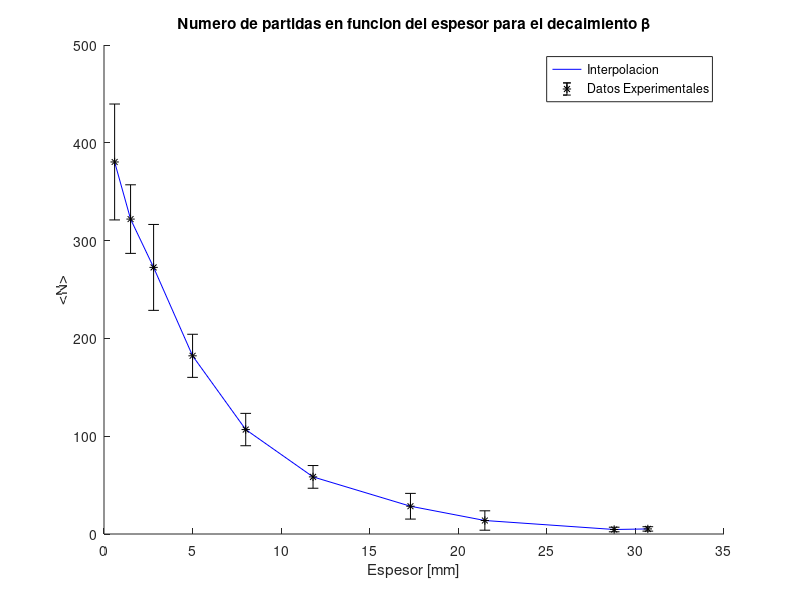

Write the MATLAB code that produced this figure. (Note: this script raises an error after producing the figure.)
clear all; close all;
d = [0.6 1.5 2.8 5 8 11.8 17.3 21.5 28.8 30.7];
datos06 = [351	398	401	347	405]; datos15 = [329	319	338	330	294];
datos28 = [270	280	243	268	302];datos5 = [170	183	185	175	198];
datos8 = [114	101	96	109	114];datos118 = [52	61	61	53	65];
datos173 = [30	36	24	20	32];datos215 = [17	7	15	11	19];
datos288 = [4	5	3	6	5];datos307 = [7 4 5 5 5];
c06  = mean(datos06) ; deltac06 =  4.6*std(datos06)/sqrt(5);
c15  = mean(datos15) ; deltac15 =  4.6*std(datos15)/sqrt(5);
c28  = mean(datos28) ; deltac28 =  4.6*std(datos28)/sqrt(5);
c5   = mean(datos5)  ; deltac5 =   4.6*std(datos5)/sqrt(5);
c8   = mean(datos8)  ; deltac8 =   4.6*std(datos8)/sqrt(5);
c118 = mean(datos118); deltac118 = 4.6*std(datos118)/sqrt(5);
c173 = mean(datos173); deltac173 = 4.6*std(datos173)/sqrt(5);
c215 = mean(datos215); deltac215 = 4.6*std(datos215)/sqrt(5);
c288 = mean(datos288); deltac288 = 4.6*std(datos288)/sqrt(5);
c307 = mean(datos307); deltac307 = 4.6*std(datos307)/sqrt(5);
c = [c06 c15 c28 c5 c8 c118 c173 c215 c288 c307];
deltasc = [deltac06 deltac15 deltac28 deltac5 deltac8 deltac118 deltac173 deltac215 deltac288 deltac307]
figure(1);clf;
hold on;
plot(d,c,'-b'); errorbar(d,c,deltasc,'*k');xlabel('Espesor [mm]'); ylabel('<N>'); legend('Interpolacion','Datos Experimentales'); title('Numero de partidas en funcion del espesor para el decaimiento \beta')
hold off;
print -djpeg -r100 particulasvsespesorc14Al.jpg

[N,a,incertidumbrea,b,incertidumbreb,r] = MinimosCuadrados(d,log(c))

xx = min(d):(max(d)-min(d))/100:max(d); yy = a.*xx+b;
figure(2);clf;
plot(d,log(c),'k*',xx,yy,'m');xlabel('Espesor [mm]'); ylabel('<N>'); legend('Datos Experimentales','Ajuste Minimos Cuadrados'); title('Ajuste semilogaritmico para el decaimiento \beta');
print -djpeg -r100 ajustec14Al.jpg
